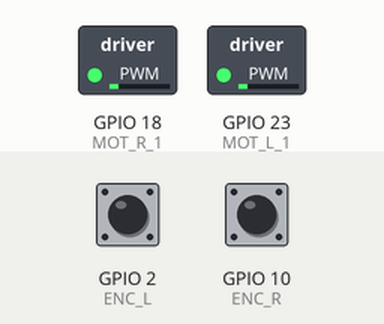
Simulated run of this program. Board: Raspberry Pi (BCM pin numbers). On the bench: switched loads named in the program (green lamp = pin HIGH). Inputs (shaded band) come from the test bench; at power-on: GPIO 2 (ENC_L) HIGH, GPIO 10 (ENC_R) HIGH. Threads take turns every 2 ms.

Above: at 0.01 s.
At 1.28 s:
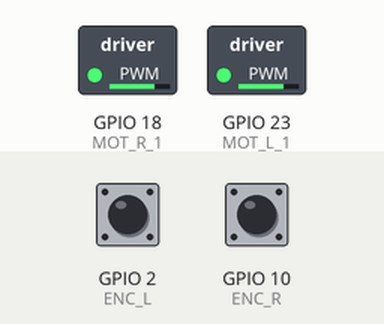
1.3 s: GPIO 2 (ENC_L) pulled LOW for 0.15 s
At 2.6 s:
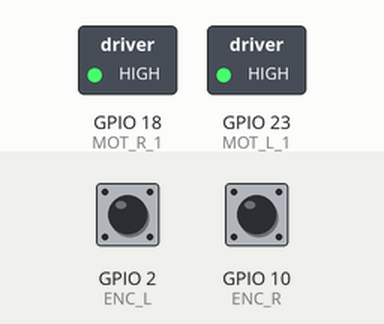
Timing chart, 0 to 4.3 s (numbered marks = the images above; inputs shaded):
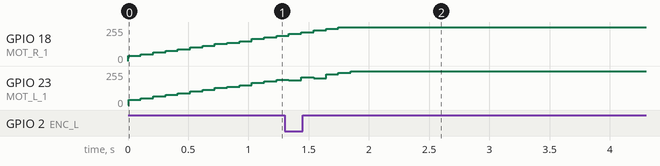

The program:

servo_old.py
```python
import pigpio
import threading

def enc_callback_R(gpio,level, tick):
    global count_R
    count_R += 1

def enc_callback_L(gpio,level, tick):
    global count_L
    count_L += 1

def drive():	#0.1秒ごとに実行
    global count_R
    global count_L
    global prev_count_R
    global prev_count_L
    global err_I_R
    global err_I_L
    global err_prev_R
    global err_prev_L

    speed_R = (count_R - prev_count_R)/40/DURATION
    err_P = target_speed_R - speed_R
    err_I_R += err_P * DURATION
    err_D = (err_P - err_prev_R)/DURATION
    duty_R = Kp * err_P + Ki * err_I_R + Kd * err_D
    if duty_R > 0:
        if duty_R > 100.0:
            duty_R = 100.0
        pi.set_PWM_dutycycle(MOT_R_1, duty_R)
        pi.set_PWM_dutycycle(MOT_R_2, 0)
    else:
        if duty_R < -100.0:
            duty_R = -100.0
        pi.set_PWM_dutycycle(MOT_R_1, 0)
        pi.set_PWM_dutycycle(MOT_R_2, -duty_R)
    prev_count_R = count_R
    err_prev_R = err_P

    speed_L = (count_L - prev_count_L)/40/DURATION
    err_P = target_speed_L - speed_L
    err_I_L += err_P * DURATION
    err_D = (err_P - err_prev_L)/DURATION
    duty_L = Kp * err_P + Ki * err_I_L + Kd * err_D
    if duty_L > 0:
        if duty_L > 100.0:
            duty_L = 100.0
        pi.set_PWM_dutycycle(MOT_L_1, duty_L)
        pi.set_PWM_dutycycle(MOT_L_2, 0)
    else:
        if duty_L < -100.0:
            duty_L = -100.0
        pi.set_PWM_dutycycle(MOT_L_1, 0)
        pi.set_PWM_dutycycle(MOT_L_2, -duty_L)
    prev_count_L = count_L
    err_prev_L = err_P

    t = threading.Timer(DURATION, drive)	#DURATION秒後にdriveを実行
    t.start()

pi = pigpio.pi()
# encoder settings
ENC_R = 10
ENC_L = 2
count_R = 0
count_L = 0
pi.set_mode(ENC_R, pigpio.INPUT)
pi.set_pull_up_down(ENC_R, pigpio.PUD_UP)
pi.set_mode(ENC_L, pigpio.INPUT)
pi.set_pull_up_down(ENC_L, pigpio.PUD_UP)
cbR = pi.callback(ENC_R, pigpio.EITHER_EDGE, enc_callback_R)
cbR = pi.callback(ENC_L, pigpio.EITHER_EDGE, enc_callback_L)

# motor settings
MOT_R_1 = 18
MOT_R_2 = 17
MOT_L_1 = 23
MOT_L_2 = 22
#GPIO.setmode(GPIO.BCM)
pi.set_mode(MOT_R_1, pigpio.OUTPUT)
pi.set_mode(MOT_R_2, pigpio.OUTPUT)
pi.set_mode(MOT_L_1, pigpio.OUTPUT)
pi.set_mode(MOT_L_2, pigpio.OUTPUT)
pi.set_PWM_frequency(MOT_R_1, 60)
pi.set_PWM_frequency(MOT_R_2, 60)
pi.set_PWM_frequency(MOT_L_1, 60)
pi.set_PWM_frequency(MOT_L_2, 60)
pi.set_PWM_range(MOT_R_1, 100)
pi.set_PWM_range(MOT_R_2, 100)
pi.set_PWM_range(MOT_L_1, 100)
pi.set_PWM_range(MOT_L_2, 100)

DURATION = 0.1		#制御周期（秒）
prev_count_R = 0	#前回カウント
prev_count_L = 0
err_prev_R = 0		#前回誤差
err_prev_L = 0
err_I_R = 0		#誤差の積分
err_I_L = 0
Kp = 20			#比例ゲイン
Ki = 100		#積分ゲイン
Kd = 0.1		#微分ゲイン
target_speed_R = 0.5	#目標速度
target_speed_L = 0.5

drive()			#最初の呼び出し

try:
    while True:
        pass
except KeyboardInterrupt:
    pi.set_PWM_dutycycle(MOT_R_1, 0)
    pi.set_PWM_dutycycle(MOT_R_2, 0)
    pi.set_PWM_dutycycle(MOT_L_1, 0)
    pi.set_PWM_dutycycle(MOT_L_2, 0)
    pi.stop()
```
